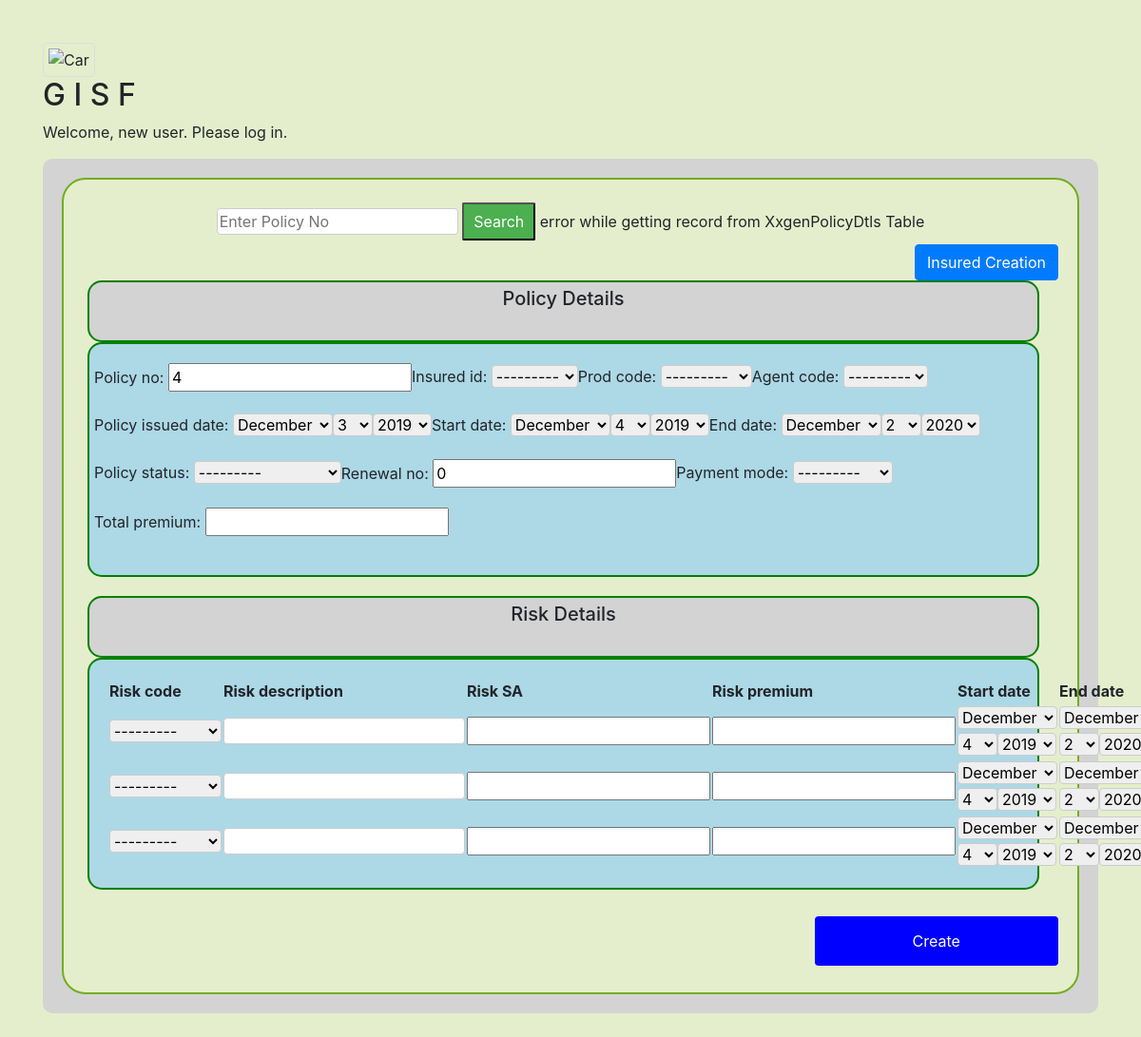
The page /UnderWriter/PolicyUpdate/ on the database its author committed.
### UnderWriter/models.py (models this page shows, shortened)
class XxgenInsuredDtls(models.Model):
    insured_id = models.CharField(primary_key=True, max_length=200)
    insured_name = models.CharField(max_length=200, blank=True, null=True)
    insured_dob = models.DateField(blank=True, null=True)
    insured_qualification = models.CharField(max_length=200, blank=True, null=True)
    insured_profission = models.CharField(max_length=200, blank=True, null=True)
    insured_addr_code = models.IntegerField(blank=True, null=True)
    insured_phone = models.BigIntegerField(blank=True, null=True)
    email = models.CharField(max_length=200, blank=True, null=True)
    created_by = models.CharField(max_length=200, blank=True, null=True)
    created_date = models.DateField(blank=True, null=True)
    last_update_date = models.DateField(blank=True, null=True)
    last_updated_by = models.CharField(max_length=200, blank=True, null=True)
    def __str__(self):
        return self.insured_id

### Masters/models.py (models this page shows, shortened)
class XxgenProductMaster(models.Model):
    prod_code = models.CharField(primary_key=True, max_length=200)
    prod_description = models.CharField(max_length=2000, blank=True, null=True)
    prod_start_date = models.DateField(blank=True, null=True)
    prod_end_date = models.DateField(blank=True, null=True)
    created_by = models.CharField(max_length=200, blank=True, null=True)
    created_date = models.DateField(blank=True, null=True)
    last_updated_by = models.CharField(max_length=200, blank=True, null=True)
    last_update_date = models.DateField(blank=True, null=True)
    def __str__(self):
        return self.prod_code

### UnderWriter/views.py (the view, shortened to what this page needs)
# urls.py: path('PolicyUpdate/', PolicyUpdateView, name='PolicyUpdate'),
def PolicyUpdateView(request):
    context = {}
    if request.method == "GET":
        search_id = request.GET.get('Sid')
        if request.GET.get('Sid') != "None" \
                or not request.GET.get('Sid') is None:
            try:
                psession = XxgenPolicyDtls.objects.get(policy_no=request.GET.get('Sid'))
                PolicyForm = PolicyDtlsForm(instance=psession)
                RiskFormset = modelformset_factory(XxgenPolicyRiskDtls, form=PolicyRiskDtlsForm, extra=3)
                formset = RiskFormset(queryset=XxgenPolicyRiskDtls.objects.filter(policy_no=request.GET.get('Sid')))
            except XxgenPolicyRiskDtls.DoesNotExist :
                PolicyForm = PolicyDtlsForm()
                formset = RiskFormset(queryset=XxgenPolicyRiskDtls.objects.none())
                context['Policyform'] = PolicyForm
                context['PolicyRishForm'] = formset
                return render(request, 'UW/Policy_Update.html', context)
            except XxgenPolicyDtls.DoesNotExist :
                print('not exist exception')
                PolicyForm = PolicyDtlsForm()
                RiskFormset = modelformset_factory(XxgenPolicyRiskDtls, form=PolicyRiskDtlsForm, extra=3)
                formset = RiskFormset(queryset=XxgenPolicyRiskDtls.objects.none())
                context['Policyform'] = PolicyForm
                context['PolicyRishForm'] = formset
                context['message'] = "error while getting record from XxgenPolicyDtls Table"
                return render(request, 'UW/Policy_Update.html', context)

### Masters/models.py (called while the page is built)
    def __str__(self):
        return str(self.agen_id)

    def __str__(self):
        return self.risk_code

### Templates/UW/Policy_Update.html (shortened to what this page needs)
{% extends 'base.html' %}
{% block content %}
    <div align="center">
<form>
    <input type="text" name ="Sid" placeholder="Enter Policy No" />
    <input  type='submit' name="Search" value='Search' >
    {{ message }}
</form>
        </div>
	<form method="POST">
        <div align="right">
            <a  href='{% url "UnderWriter:CreateInsured" %}' class="btn btn-primary" role="button"> Insured Creation </a>
        </div>
        <div class="hdrin">
            <h5>Policy Details</h5> <br>
        </div>
            <div class="in">
            <div class="row">
                    {{ Policyform.as_p }}
                </div>
                    </div>
        <div class="hdrin">
            <h5>Risk Details</h5> <br>
        </div>
        <div class="in">
                <table id="formset" class="form">
                {% for form in PolicyRishForm.forms %}
                  {% if forloop.first %}
                  <thead><tr>
                    {% for field in form.visible_fields %}
                    <th>{{ field.label|capfirst }}</th>
                    {% endfor %}
                  </tr></thead>
                  {% endif %}
                  <tr class="{% cycle row1 row2 %}">
                  {% for field in form.visible_fields %}
                    <td>
                      {{ field }}
                    </td>
                  {% endfor %}
                  </tr>
                {% endfor %}
                </table>
        </div>
                <div align="right">
                    <input type='submit' name="Create" value='Create' >
        </div>
        </div>
{% endblock %}

### static/Common/bg-frames.css (style rules this page uses)
.div1 { background-color: #e5eecc; padding: 25px; margin: 20px; width:auto; height:auto; }
div.in { border-radius: 15px; margin-bottom: 20px; margin-right: 20px; margin-left: 5px; outline-color: green; background-color: lightblue; padding-top: 20px; padding-right: 20px; padding-bottom: 20px; padding-left: 20px; border: 2px solid green; }
div.hdrin { border-radius: 15px; margin-right: 20px; margin-left: 5px; outline-color: green; background-color: lightgrey; padding-top: 5px; padding-right: 20px; padding-left: 20px; border: 2px solid green; text-align: center; }

### static/Common/fieldPropertes.css (style rules this page uses)
input[type=text], select { width: auto; margin: 8px 0; display: inline-block; border: 1px solid #ccc; border-radius: 4px; box-sizing: border-box; margin-bottom: 2px; margin-top: 2px; }
input[type=submit] { width: auto; background-color: #4CAF50; color: white; padding: 6px 10px; margin: 4px 0; border-radius: 2px; cursor: pointer; }
input[name=Create] { width: 25%; background-color: blue; color: white; padding: 14px 20px; margin: 8px 0; border: none; border-radius: 4px; cursor: pointer; }

### static/Common/image.css (style rules this page uses)
body, html { height: 100%; margin: 0; }

### rows shown on the page
XxgenInsuredDtls: insured_id "---------"
XxgenProductMaster: prod_code "---------"

### other values the page prints
{{ message }} "error while getting record from XxgenPolicyDtls Table"
{{ field.label|capfirst }} "Risk code" "Risk description" "Risk SA" "Risk premium" "Start date" "End date"
